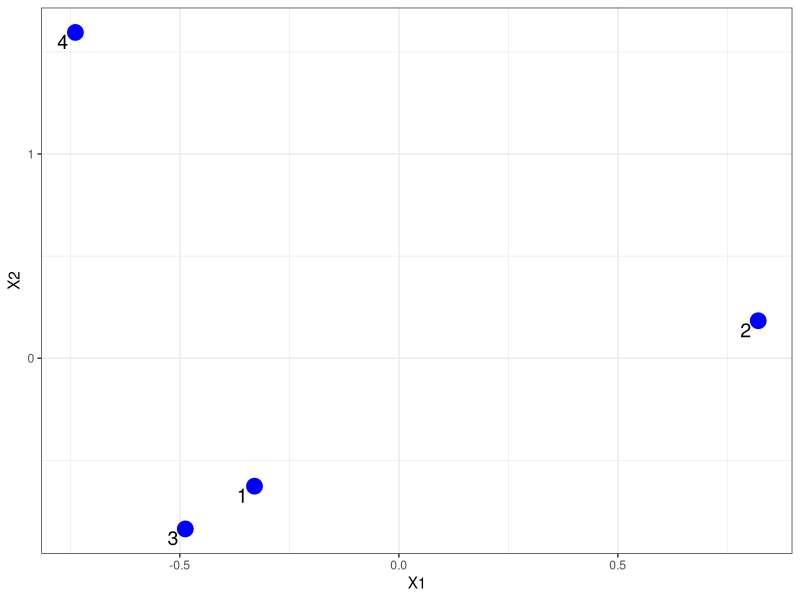
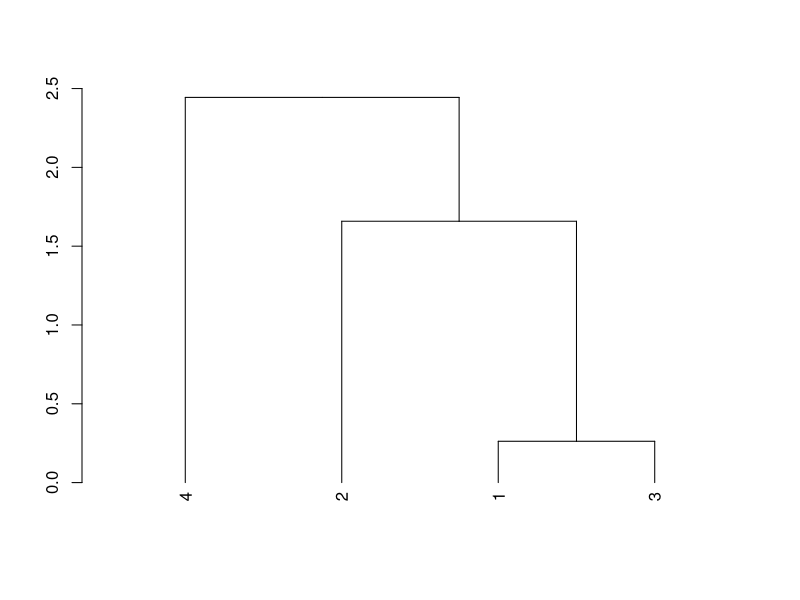

The R source for these figures, in order:
# Installing required packages
if (!require("MASS")) install.packages("MASS")
if (!require("ggplot2")) install.packages("ggplot2")
if (!require("ggrepel")) install.packages("ggrepel")

# Example in the ppt
library(MASS)
library(ggplot2)
library(ggrepel)

N<-4
mu <- c(0,0)
sigma <- matrix(nrow=2,c(1,0,0,1))
set.seed(1)
example <- data.frame(mvrnorm(N, mu = mu, Sigma = sigma ))

ggplot(example, aes(x = X1, y = X2)) +
  geom_point(size = 5, col = "blue") +
  geom_text_repel(label = rownames(example), size = 5) +
  theme_bw()

distances <- round(dist(example), 1)
similarities <- round(1 - dist(example)/max(dist(example)), 1)

dendr <- hclust(dist(example), method = "complete")
plot(as.dendrogram(dendr))